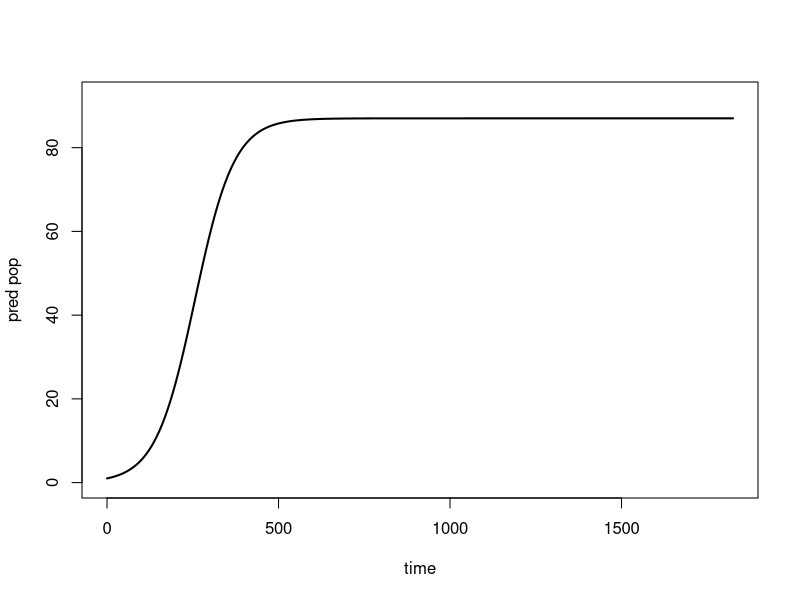
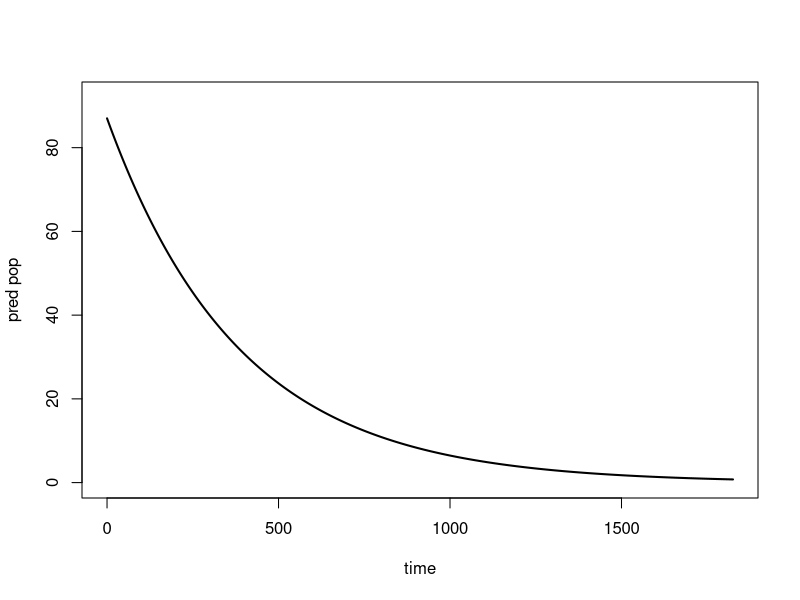
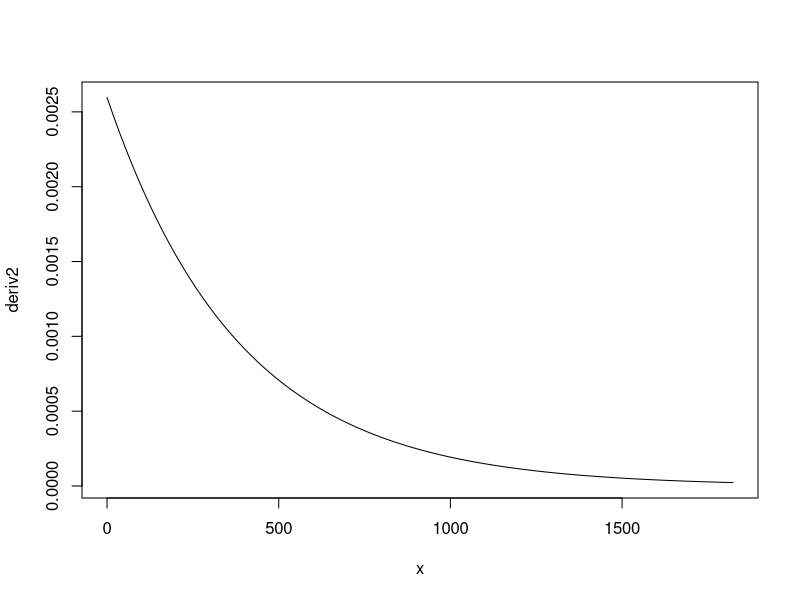

Write the R code that produced these figures, in order.
require(deSolve)

prawns = function(t, n, parameters){
  with(as.list(parameters),{
    
    mu_Pq = mu_P #*f(Q)
    
    P=n[1]
    
    dPdt= f_P*(1-P/(phi_P*A))*P - mu_Pq*P
    
    return(list(dPdt))
  })
}

area = 200
nstrt = c(P=1)
time = seq(0, 365*5, 1)

prpar = c(f_P = 0.02,
          phi_P = 0.5,
          mu_P = 0.0026,
          A = area)

proutput = as.data.frame(ode(nstrt, time, prawns, prpar))

plot(x = proutput$time, y = proutput$P, lwd=2, xlab = 'time', ylab = 'pred pop', 
     type = 'l', ylim = c(0, max(proutput$P+5)))

nstrt2 = c(P = max(proutput$P))

prpar2 = c(f_P = 0,
           phi_P = 0.5,
           mu_P = 0.0026,
           A = area)

proutput2 = as.data.frame(ode(nstrt2, time, prawns, prpar2))

plot(x = proutput2$time, y = proutput2$P, lwd=2, xlab = 'time', ylab = 'pred pop', 
     type = 'l', ylim = c(0, max(proutput2$P+5)))

# Calculate PDF f(t) = -dP(t)/dt (i.e. numerically approximate derivative of survival curve)
vect = proutput2$P
  deriv = numeric(length(vect)-1)
for (i in 1:(length(vect)-1)) {
  deriv[i] = vect[i] - vect[i+1]
}

deriv2 = deriv/proutput2$P[1]
deriv2 = deriv2[-(length(deriv2))]
sum(deriv2) 

x = 0:(length(deriv2)-1)

plot(x = x, y = deriv2, type = 'l')

# Calculate life expectancy
sum(x*deriv2)   #Mean life expectancy is about a year, that's what we want
